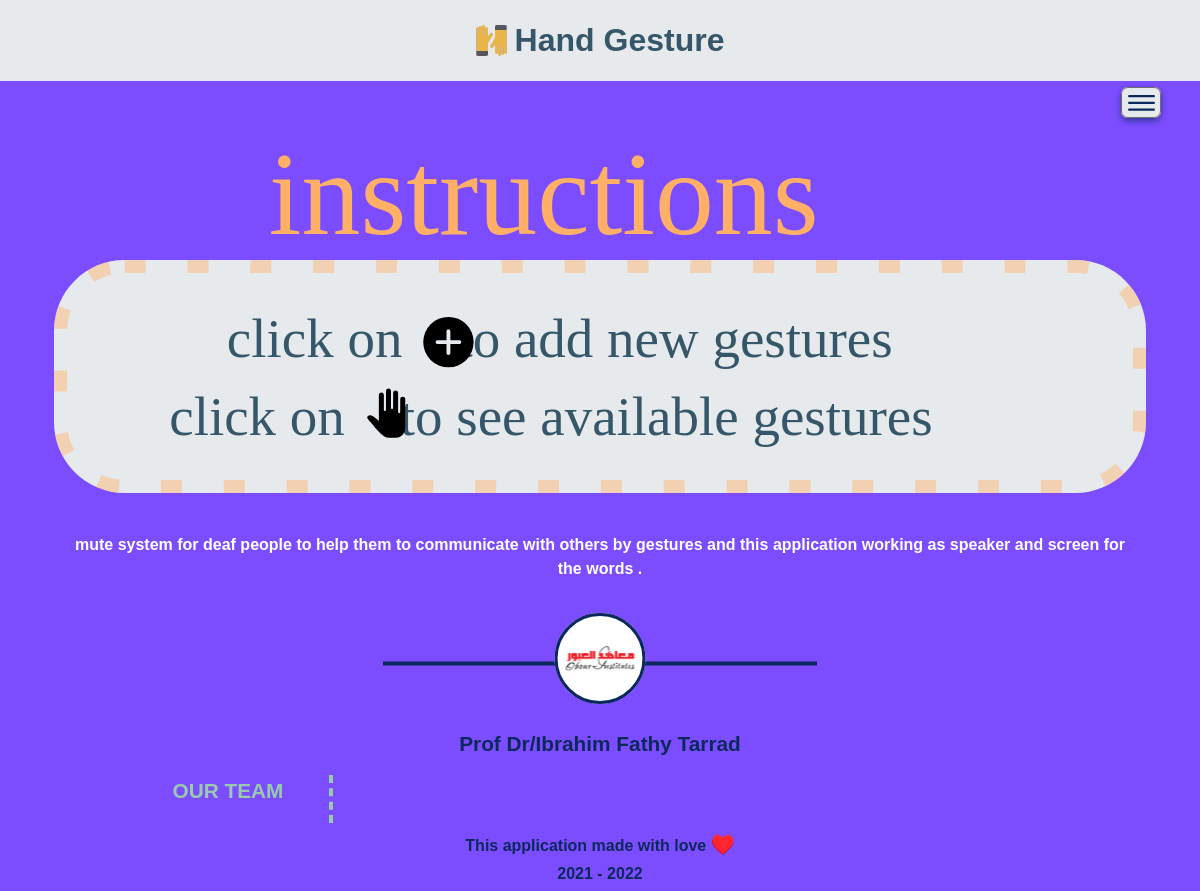
Before: / with the older database file.
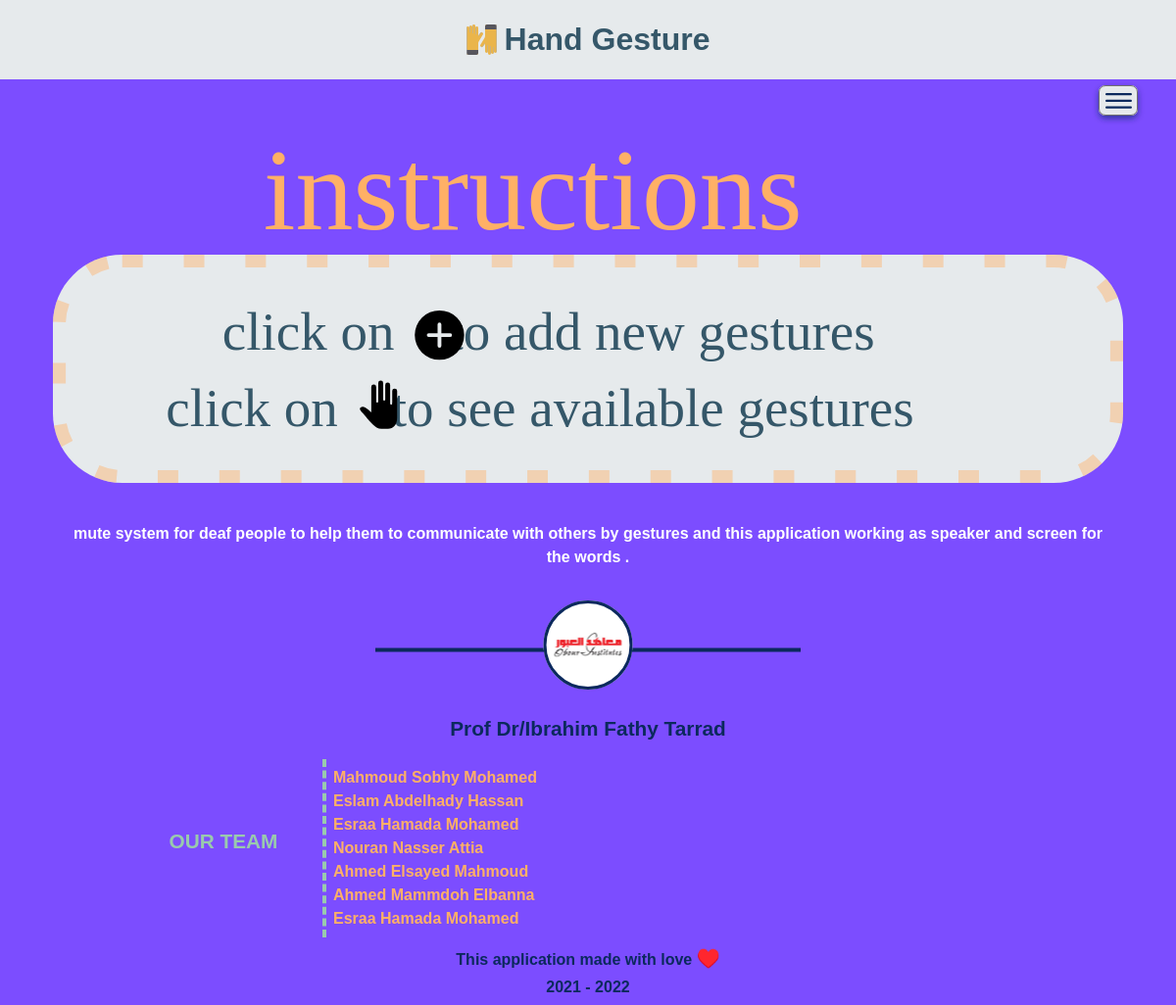
After: the same page with the newer database file.
### main/models.py (models this page shows, shortened)
class Names(models.Model):
    name = models.CharField(max_length=200)
    class Meta:
        verbose_name_plural = "Team Members"

### main/views.py (the view)
# urls.py: path('', views.homepage, name='home'),
def homepage(request):
    members = Names.objects.all()
    return render(request, 'home.html',{'members':members , })

### templates/home.html (shortened to what this page needs)
{% extends "base.html" %}
{% load static %}
{% block body %}
<div class="container position-relative">
    <div class='instruction d-flex justify-content-center'>
        <img  src="{% static 'svg/instruction.svg' %}" alt="">
    </div>
    <div class="introduction d-flex justify-content-center">
        <p class='text-center mt-4 p-3 w-74 text-white'>mute system for deaf people to help them
            to communicate with others by gestures
            and this application working as speaker
            and screen for the words .</p>
    </div>
    <div class="obourlogo d-flex justify-content-center">
        <img src="{% static 'svg/obourlogo.svg' %}" alt="">
    </div>
    <div class="prof row mt-4 justify-content-center">
        <p class='text-center'>Prof Dr/Ibrahim Fathy Tarrad</p>
    </div>
    <div class="team row justify-content-center">
        <div class="col-1"></div>
        <div class="col-2 our-team d-flex justify-content-center align-items-center">
            <p>OUR TEAM</p>
        </div>
        <div class="col team-members">
            {% for member in members %}
                <span>
                    {{member.name}}
                </span>
                <br>
            {% endfor %}
        </div>
    </div>
</div>
    {% endblock body %}

### templates/base.html (shortened to what this page needs)
{% load static %}
<!DOCTYPE html>
<html lang="en">
<head>
    <link href="https://cdn.jsdelivr.net/npm/bootstrap@5.0.2/dist/css/bootstrap.min.css" rel="stylesheet">
    <link rel="stylesheet" href="{% static 'css/normalize.css' %}">
    <link rel="stylesheet" href="{% static 'css/home.css' %}">
    <link rel="stylesheet" href="{% static 'css/header.css' %}">
    <link rel="stylesheet" href="{% static 'css/footer.css' %}">
    <link rel="stylesheet" href="{% static 'css/connect.css' %}">
    <link rel="stylesheet" href="{% static 'css/output.css' %}">
    <link rel="stylesheet" href="{% static 'css/speech.css' %}">
    <link href="https://www.dafontfree.net/embed/YnJpdGFubmljLWJvbGQtcmVndWxhciZkYXRhLzEzL2IvNjQ1MzAvQlJJVEFOSUMuVFRG" rel="stylesheet" type="text/css"/>
</head>
<body>
    <header>
        {% include "parts/header.html" %}
    </header>
    <main>
        <div class="container position-relative">
            <div class='menu position-absolute top-0 end-0' id='menu'>
            </div>
        <br>
        <br>
        {% block body %}{% endblock body %}
    </main>
    {% block footer %}
    <footer class='container position-relative'>
        {% include 'parts/footer.html' %}
</footer>{% endblock footer %}
</body>
</html>

### templates/parts/header.html
{% load static %}
<div class="container d-flex justify-content-center">
    <img src="{% static 'svg/logo.svg' %}" alt="">
    <h1 class='ps-2'>Hand Gesture</h1>
</div>

### templates/parts/footer.html
{% load static %}
<div class="bottom-0 ">
    <h6>This application made with love <span>♥️</span> </h6>
    <h6>2021 - 2022</h6>
</div>

### static/css/home.css (style rules this page uses)
body { background-color: #7C4DFF; font-family: 'britannic-bold-regular', sans-serif; overflow-x:hidden !important; }
main { font-weight: bold; }
.menu { cursor: pointer; z-index: 3; }
.instruction img { width: 100%; }
.prof { font-size: 1.3em; color: #0B295D; }
.our-team { color: #99CAAD; text-align: center; font-size: 1.3em; margin-right: 8px; }
.team-members { border-left: 4px solid #99CAAD; border-left-style: dashed; color:#FFB066 ; padding: 7px; }

### static/css/header.css (style rules this page uses)
header { background-color: #E6EAEC; font-weight: bold; }
header h1 { color: #355769; font-weight: bold; }

### static/css/footer.css (style rules this page uses)
footer { margin-top: 10px; width: 100%; }
footer h6 { text-align: center; color: #0B295D; font-weight: bold; }
footer h6 span { font-size: 120%; color: #ff5100; }

Changed rows visible on the page:
added Names: name "Mahmoud Sobhy Mohamed"
added Names: name "Eslam Abdelhady Hassan"
added Names: name "Esraa Hamada Mohamed"
added Names: name "Nouran Nasser Attia"
added Names: name "Ahmed Elsayed Mahmoud"
added Names: name "Ahmed Mammdoh Elbanna"
added Names: name "Esraa Hamada Mohamed"
